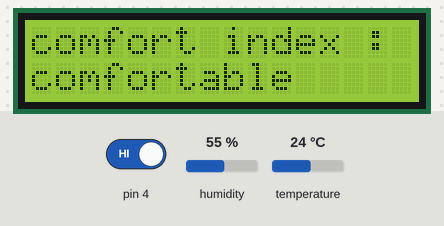
Recording of a sketch running on a simulated Arduino Uno, built with avr-gcc and run on an emulated ATmega328P. On the bench: 16×2 character LCD. The test bench sets the inputs (shaded band); at power-on: temperature 24 °C, pin 4 HIGH, humidity 55 %.

Above: at 6.2 s.
6.3 s: temperature set to 12 °C
At 8.4 s:
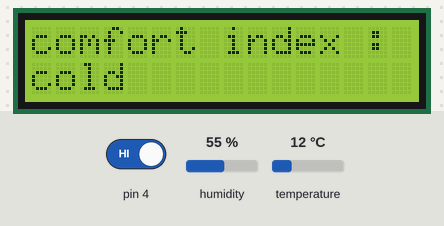
12.3 s: pin 4 driven LOW
At 13.0 s:
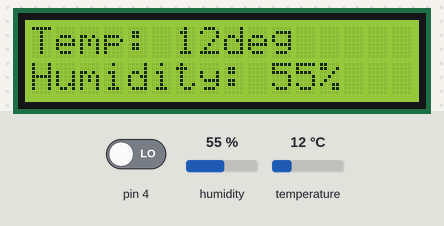
18.3 s: pin 4 driven HIGH
At 19.3 s:
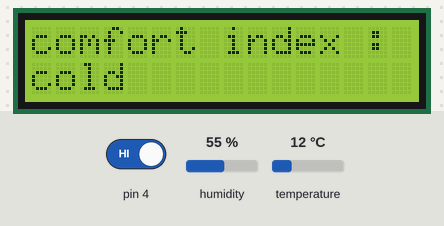
24.3 s: temperature set to 28 °C
At 26.7 s:
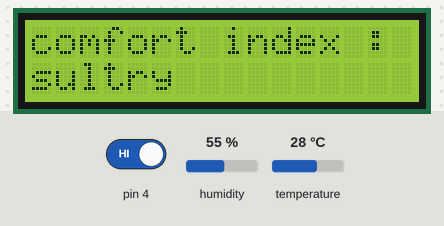
30.3 s: temperature set to 19 °C
At 31.9 s:
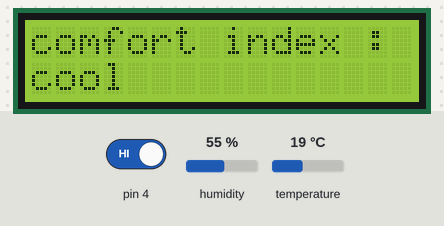
36.3 s: pin 4 driven LOW
At 37.5 s:
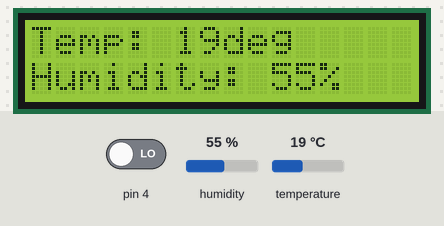
Timing chart, 0 to 39.3 s (numbered marks = the images above; inputs shaded):
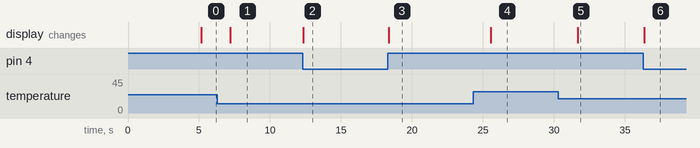

Measured:
- after the input at 6.3 s, the display: changes after 0.89 s (image 1)
- after the input at 12.3 s, the display: changes at once (image 2)
- after the input at 18.3 s, the display: changes after 0.06 s (image 3)
- after the input at 24.3 s, the display: changes after 1.2 s (image 4)
- after the input at 30.3 s, the display: changes after 1.4 s (image 5)
- after the input at 36.3 s, the display: changes after 0.05 s (image 6)

The sketch:

3_2_LCD_DHT11_BN.ino
```cpp
/*
 * Generated using BlocklyDuino:
 *
 * https://github.com/MediaTek-Labs/BlocklyDuino-for-LinkIt
 *
 * Date: Tue, 01 Jan 2019 09:11:30 GMT
 */

#include <LiquidCrystal_I2C.h>
LiquidCrystal_I2C lcd_i2c(0x3F);

#include <DHT.h>

int Temp;

int Humi;

DHT dht11_p2(2, DHT11);

void setup()
{
  lcd_i2c.begin(16, 2);
  lcd_i2c.backlight();
  lcd_i2c.clear();
  lcd_i2c.setCursor(0,0);
  lcd_i2c.print("Hygrothermograph");
  lcd_i2c.setCursor(0,1);
  lcd_i2c.print("Start now!!");
  delay(5000);
  dht11_p2.begin();
  pinMode(4, INPUT);
}


void loop()
{
  Temp = dht11_p2.readTemperature();
  Humi = dht11_p2.readHumidity();
  if (digitalRead(4) == LOW) {
    lcd_i2c.clear();
    lcd_i2c.setCursor(0,0);
    lcd_i2c.print("Temp: ");
    lcd_i2c.setCursor(6,0);
    lcd_i2c.print(Temp);
    lcd_i2c.setCursor(8,0);
    lcd_i2c.print("deg");
    lcd_i2c.setCursor(0,1);
    lcd_i2c.print("Humidity: ");
    lcd_i2c.setCursor(10,1);
    lcd_i2c.print(Humi);
    lcd_i2c.setCursor(12,1);
    lcd_i2c.print("%");

  } else {
    lcd_i2c.clear();
    lcd_i2c.setCursor(0,0);
    lcd_i2c.print("comfort index :");
    lcd_i2c.setCursor(0,1);
    if (Temp < 11) {
      lcd_i2c.print("very cold");

    } else if (Temp >= 11 && Temp < 16) {
      lcd_i2c.print("cold");
    } else if (Temp >= 16 && Temp < 20) {
      lcd_i2c.print("cool");
    } else if (Temp >= 20 && Temp < 27) {
      lcd_i2c.print("comfortable");
    } else if (Temp >= 27 && Temp < 31) {
      lcd_i2c.print("sultry");
    } else {
      lcd_i2c.print("EZ2get heatstroke");

    }

  }
}
```
